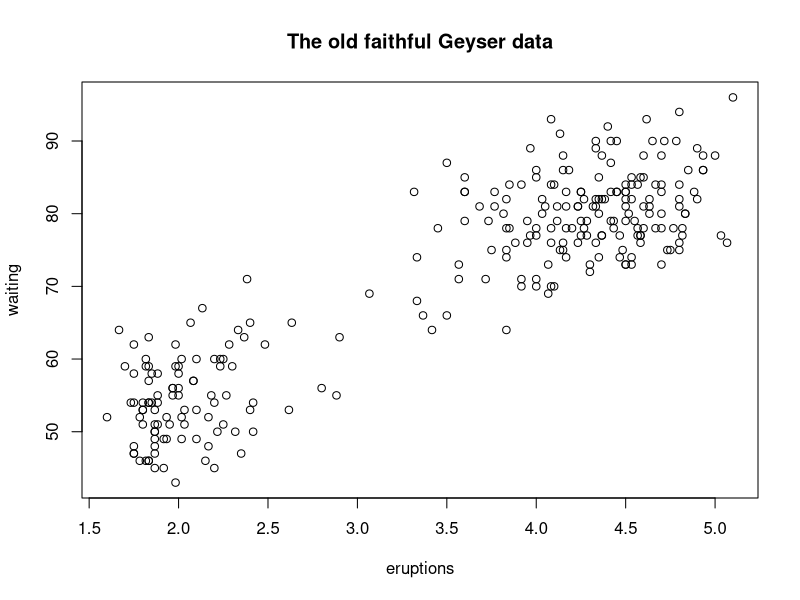
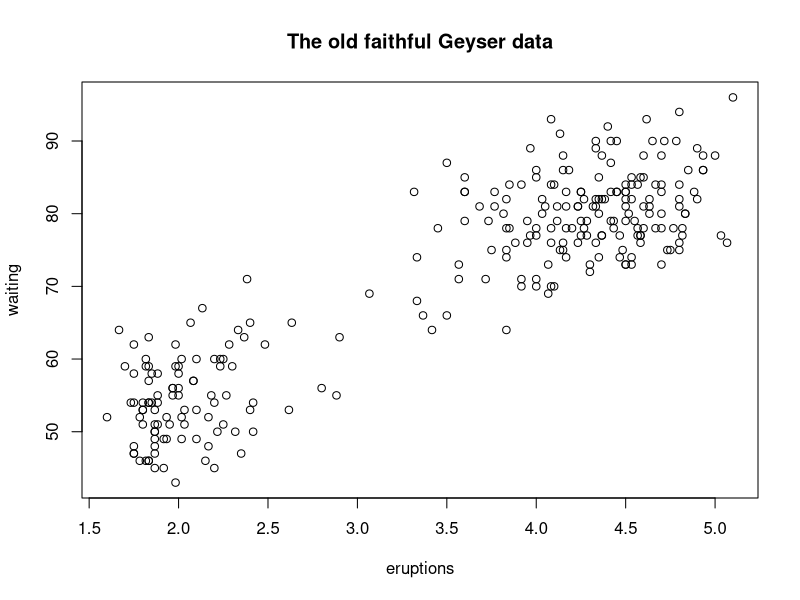

R code for these plots, in order: (Note: this script raises an error after producing the figures.)
# A graphics device is something where you can make a plot appear. Examples include
#  . A window on your computer (screen device)
#  . A PDF file (file device)
#  . A PNG or JPEG file (file device)
#  . A scalable vector graphics (SVG) file (file device)

# On a Mac the screen device is launched with the quartz() function, on Windows the screen device is launched
# with windows() function, and on Unix/Linux the screen device is launched with x11() function.

?Devices # list of devices supported by your R installation...

#The code for mst of the key graphics devices is implemented in the grDevices package,
#which comes with a standard R installation and is typically loaded by default.

head(faithful)
with(faithful, plot(eruptions, waiting))
title(main ="The old faithful Geyser data")

pdf(file = "myplot.pdf")
with(faithful, plot(eruptions, waiting))
title(main ="The old faithful Geyser data")
dev.off()

# vector and bitmap devies

# vector - pdf, svg, postscript, win.metafile
# bitmap - tiff, bmp, png, jpeg

dev.cur() # currently active gr device

dev.set(i) # i - integer for gr device 


dev.copy() # current device to file
dev.copy2pdf() # current device to pdf

# copying is not an exact operation; so plots may not be identical.

library(datasets)
## Create plot on screen device
with(faithful, plot(eruptions, waiting))
## Add a main title
title(main = "Old Faithful Geyser data")
## Copy my plot to a PNG file
dev.copy(png, file = "geyserplot.png")
## Don't forget to close the PNG device!
dev.off()